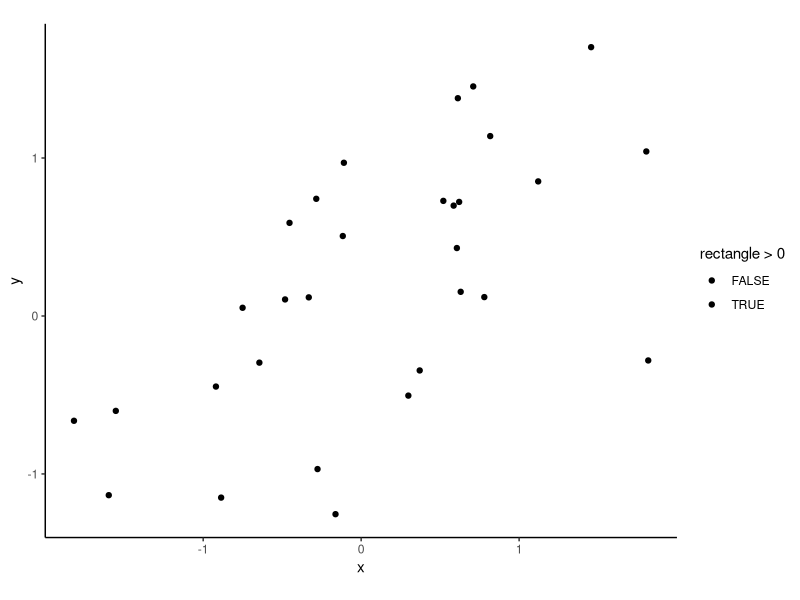
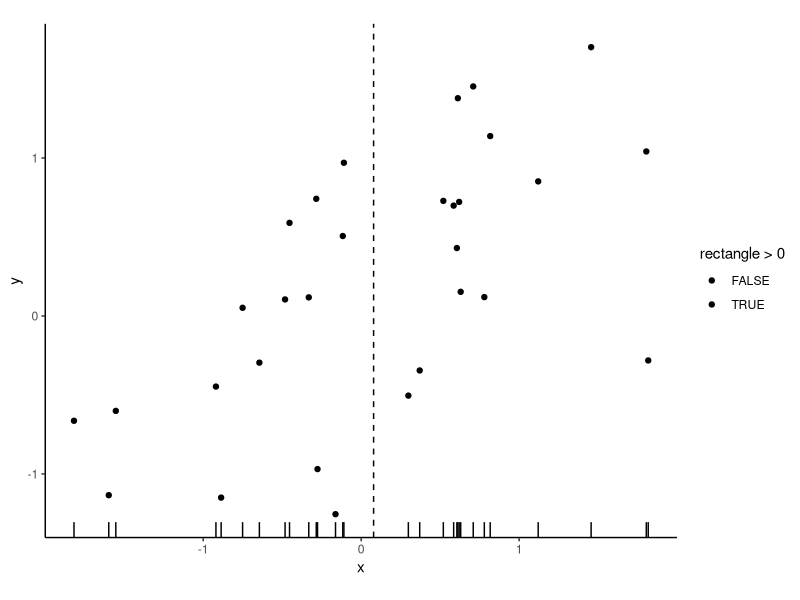
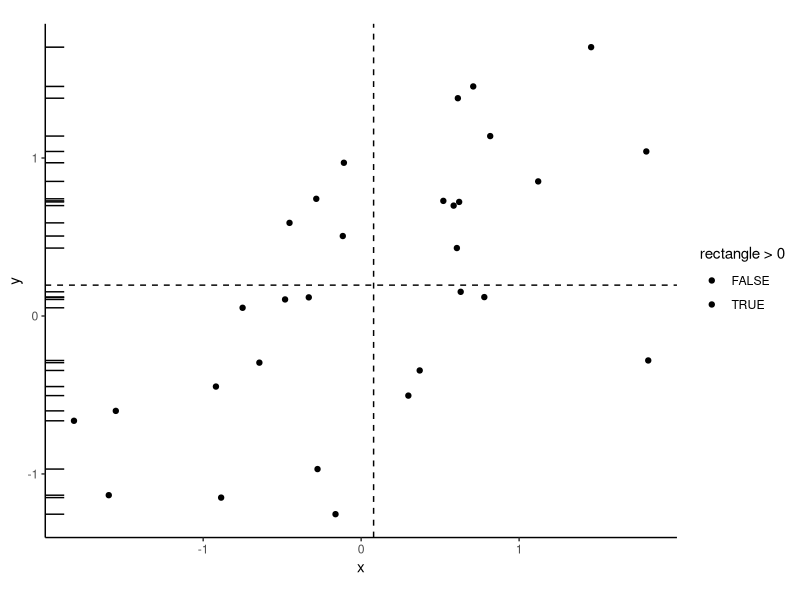
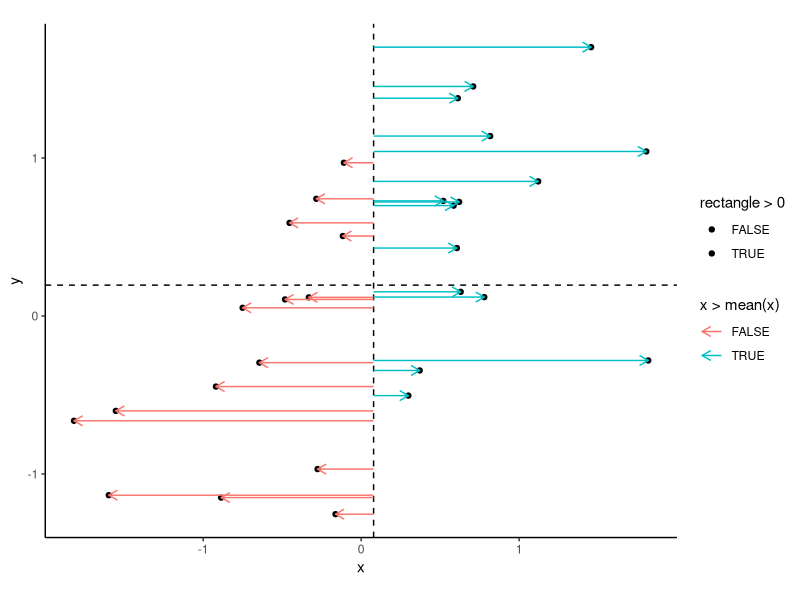
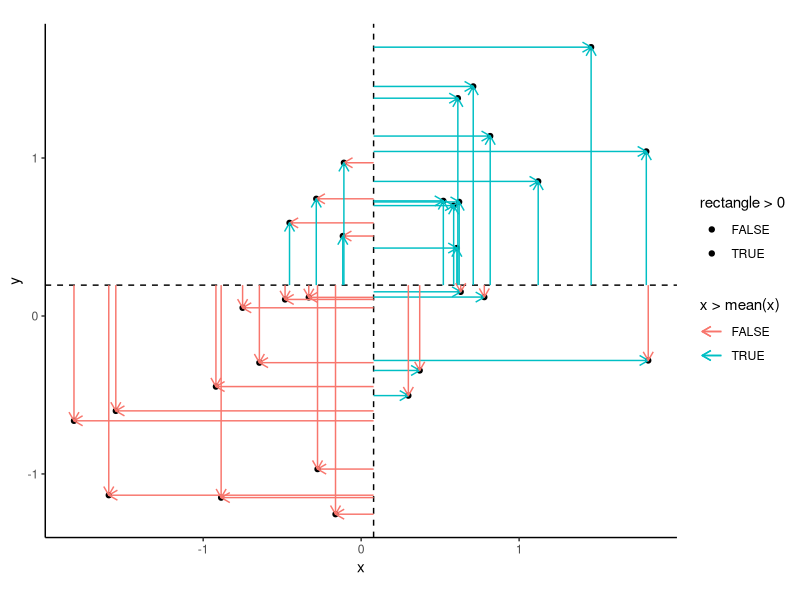
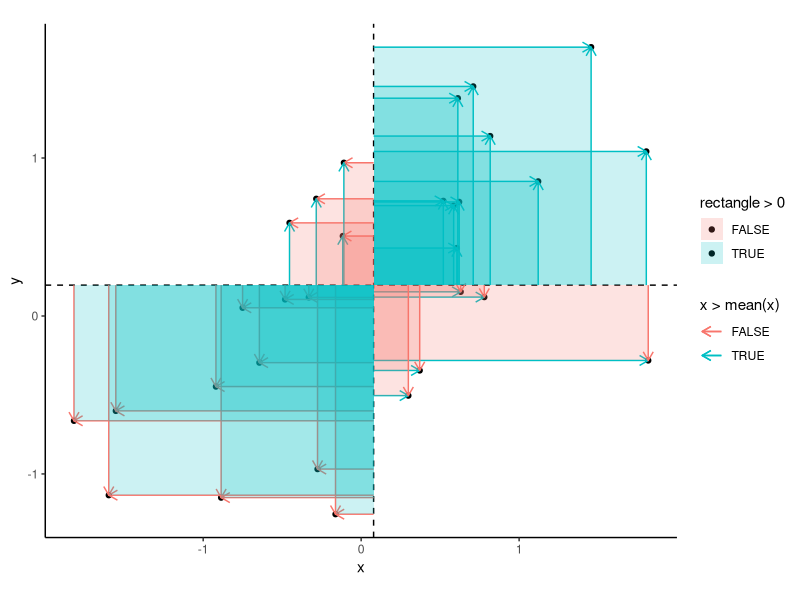
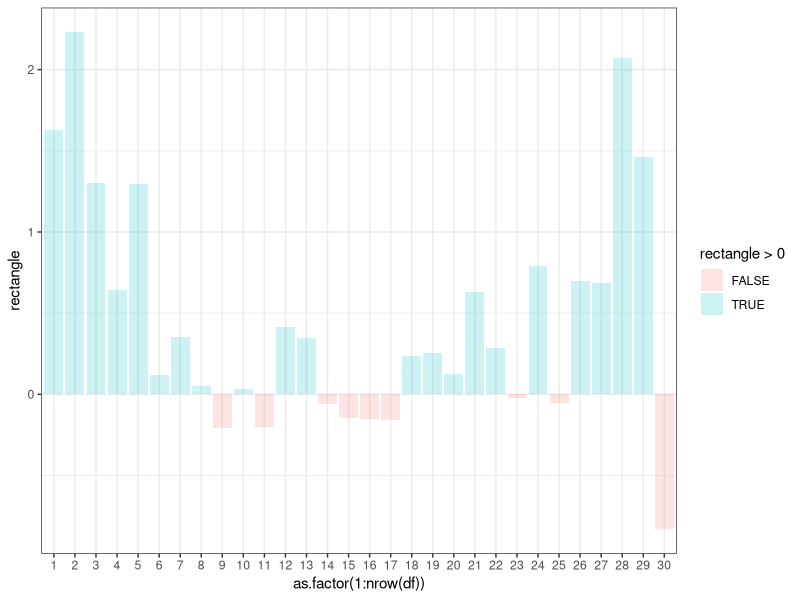
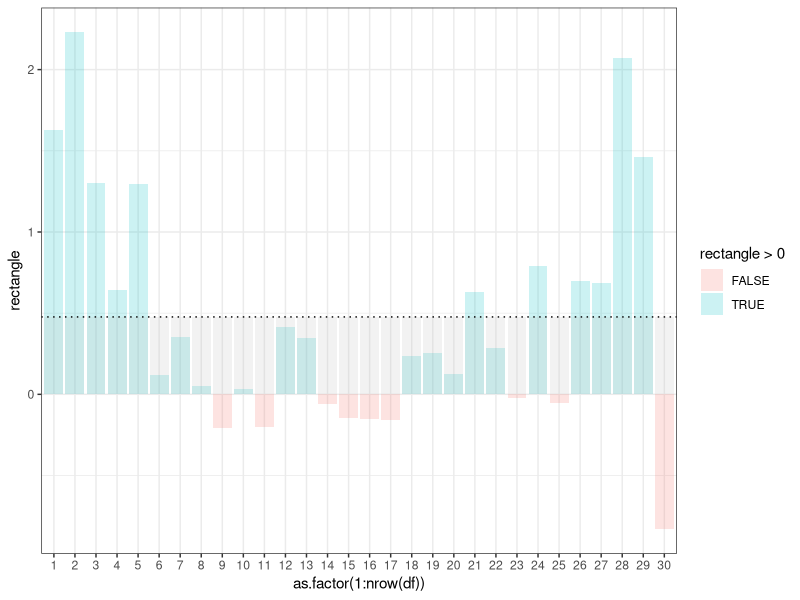

Here is the R script that generated these plots, in order:
## ---- chunk 1
knitr::opts_chunk$set(cache = T)
## ---- chunk 2
knitr::opts_chunk$set(echo = F)
set.seed(12345)
library(tidyverse)
x <- rnorm(30)
y <- .5*x + rnorm(30, sd = .5)
df <- data_frame(x,y) %>% 
  mutate(rectangle=(x-mean(x))*(y-mean(y)))
## ---- chunk 3
scatter <- ggplot(df) + 
  theme_classic() +
  coord_fixed() +
  aes(x, y, fill = rectangle > 0) +
  geom_point() 

scatter
## ---- chunk 4
scatter + geom_rug(aes(y = NULL)) +
  geom_vline(xintercept = mean(x), lty = "dashed") 
## ---- chunk 5
scatter_means <- scatter + 
  geom_vline(xintercept = mean(x), lty = "dashed") +
  geom_hline(yintercept = mean(y), lty = "dashed")


scatter_means + geom_rug(aes(x = NULL)) 
## ---- chunk 6
scatter_means +
  geom_segment(mapping = aes(col = x > mean(x)), xend = mean(x), yend = y,  
               arrow = arrow(ends = "first", length = unit(0.1, "inches"))) 
## ---- chunk 7
last_plot() + 
  geom_segment(mapping = aes(col = y > mean(y)), xend = x, yend = mean(y),  
               arrow = arrow(ends = "first", length = unit(0.1, "inches")))
## ---- chunk 8
last_plot() +
  geom_rect(xmin = mean(x), ymin = mean(y), 
            ymax = y, xmax = x, alpha = .2  ) 
## ---- chunk 9
ggplot(df %>% arrange(x)) +
  aes(y = rectangle, x = as.factor(1:nrow(df)),  fill = rectangle>0) +
  geom_col(alpha = .2) +
  theme_bw()
## ---- chunk 10
last_plot() +
  geom_col(aes(y = sum(rectangle)/(nrow(df)-1)), 
           alpha = .2, fill = "grey") +
  geom_hline(yintercept = sum(df$rectangle)/(nrow(df)-1), lty = "dotted")
## ---- chunk 11
sum(df$rectangle)/(nrow(df)-1)
cov(x,y) # Calculation for **sample** covariance
